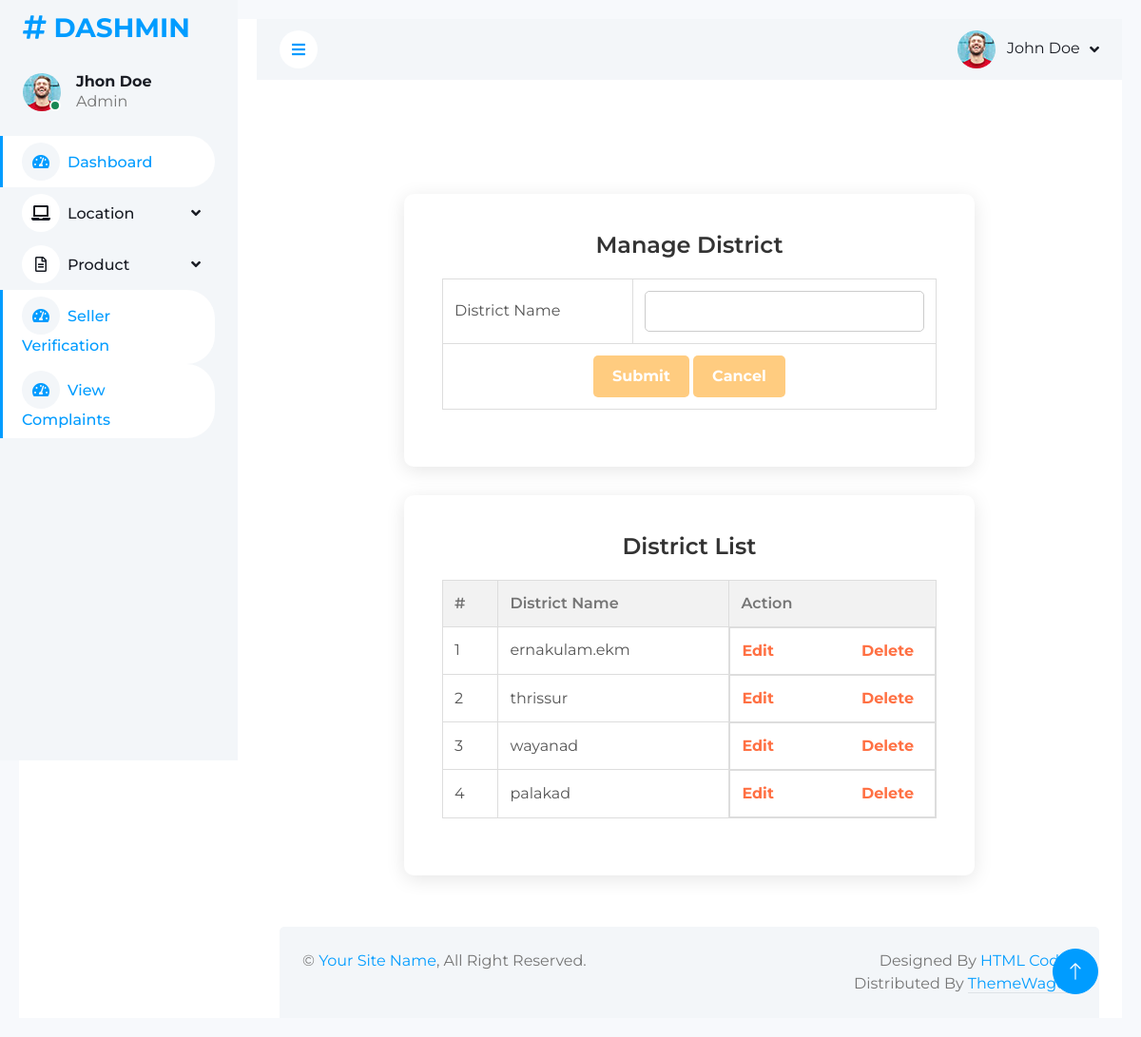
Screenshot of /Project/Admin/District.php (signed in) with the database file from the repository.
### tables this page shows
CREATE TABLE `tbl_district` (
  `district_id` int(11) NOT NULL,
  `district_name` varchar(50) NOT NULL
);

### Project/Admin/District.php (the view, shortened to what this page needs)
<?php
include('Head.php');
include("../Assets/connection/connection.php");
$ename="";
            ?>
<!DOCTYPE html>
<html lang="en">
<head>
</head>
<body>
    <div class="container">
        <h2>Manage District</h2>
        <form id="form1" name="form1" method="post" action="">
            <table>
                <tr>
                    <td>District Name</td>
                    <td>
                        <input type="text" name="txt_name" id="txt_name" value="<?php echo $ename ?>"/>
                    </td>
                </tr>
                <tr>
                    <td colspan="2" class="center-btn">
                        <input type="submit" name="btn_submit" id="btn_submit" value="Submit" />
                        <input type="submit" name="btn_cancel" id="btn_cancel" value="Cancel" />
                    </td>
                </tr>
            </table>
        </form>
    </div>
    <div class="container">
        <h2>District List</h2>
        <table>
            <tr>
                <th>#</th>
                <th>District Name</th>
                <th>Action</th>
            </tr>
            <?php
            $i=0;
            $sel="select * from tbl_district";
            $row=$con->query($sel);
            while($data=$row->fetch_assoc())
            {
                $i++;
            ?>
            <tr>
                <td><?php echo $i ?></td>
                <td><?php echo $data['district_name'] ?></td>
                <td class="action-buttons">
                    <a href="District.php?editid=<?php echo $data['district_id']?>">Edit</a>
                    <a href="District.php?delID=<?php echo $data['district_id']?>">Delete</a>
                </td>
            </tr>
            <?php
            }
            ?>
        </table>
    </div>
</body>
</html>
<?php
include('Foot.php');
?>

### Project/Assets/Template/Admin/css/style.css (style rules this page uses)
:root { --primary: #009CFF; --light: #F3F6F9; --dark: #191C24; }

### Project/Admin/District.php (style rules this page uses)
* { margin: 0; padding: 0; box-sizing: border-box; font-family: 'Montserrat', sans-serif; }
body { background-color: #f7f9fc; display: flex; flex-direction: column; align-items: center; padding: 20px; }
.container { background-color: #fff; border-radius: 10px; box-shadow: 0 4px 20px rgba(0, 0, 0, 0.1); padding: 40px; width: 600px; margin-bottom: 30px; }
h2 { font-size: 24px; font-weight: 600; text-align: center; margin-bottom: 20px; color: #333; }
table { width: 100%; border-collapse: collapse; margin-bottom: 20px; }
table, th, td { border: 1px solid #ddd; }
th, td { padding: 12px; text-align: left; }
th { background-color: #f2f2f2; font-weight: 600; }
td { color: #555; }
td a { color: #ff7043; text-decoration: none; font-weight: bold; margin-right: 10px; }
input[type="text"] { width: 100%; padding: 10px; border: 1px solid #ccc; border-radius: 5px; font-size: 14px; }
input[type="submit"] { background-color: #ffcc80; color: #fff; padding: 10px 20px; border: none; border-radius: 5px; cursor: pointer; font-weight: bold; transition: 0.3s; }
.center-btn { text-align: center; }
.action-buttons { display: flex; justify-content: space-between; }

### rows the page displays
tbl_district: district_name "ernakulam.ekm"
tbl_district: district_name "thrissur"
tbl_district: district_name "wayanad"
tbl_district: district_name "palakad"
